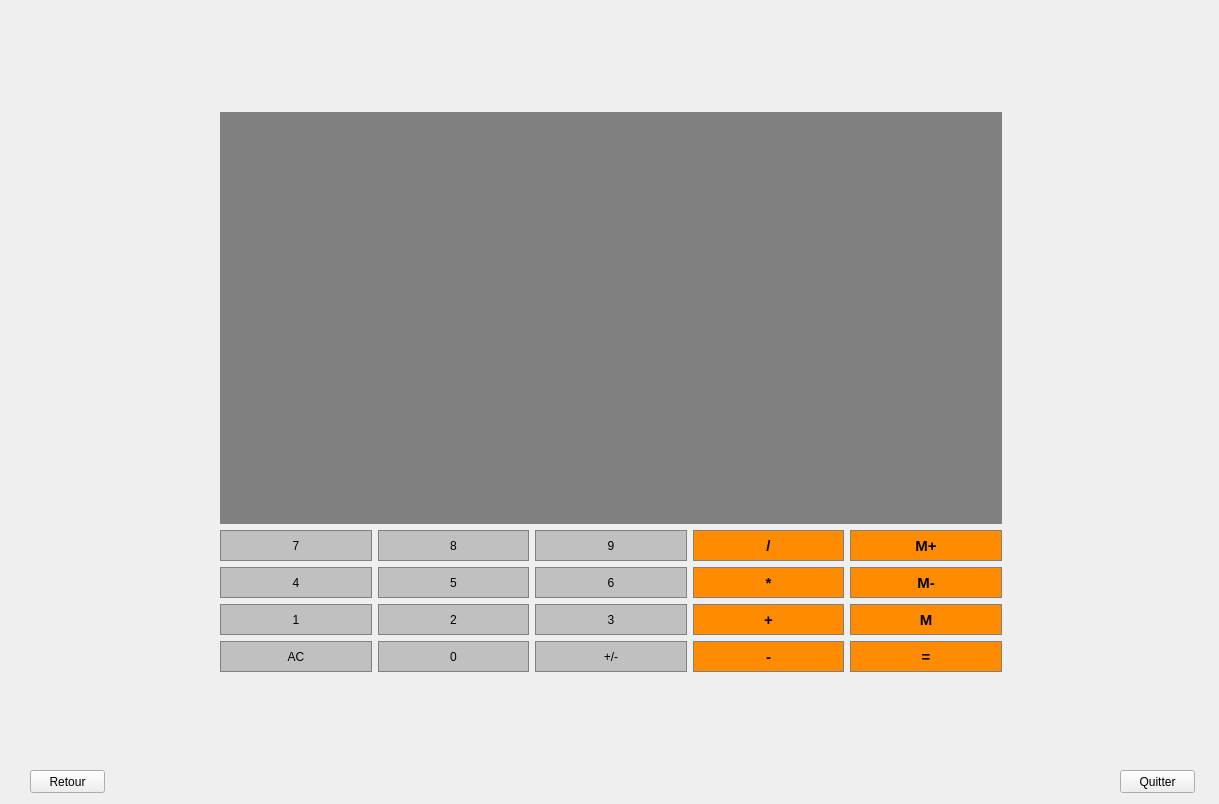
<?xml version="1.0" encoding="UTF-8"?>
<ui version="4.0">
 <class>calculator</class>
 <widget class="QDialog" name="calculator">
  <property name="geometry">
   <rect>
    <x>0</x>
    <y>0</y>
    <width>1219</width>
    <height>804</height>
   </rect>
  </property>
  <property name="windowTitle">
   <string>Dialog</string>
  </property>
  <widget class="QPushButton" name="Button3">
   <property name="geometry">
    <rect>
     <x>535</x>
     <y>604</y>
     <width>152</width>
     <height>31</height>
    </rect>
   </property>
   <property name="sizePolicy">
    <sizepolicy hsizetype="Preferred" vsizetype="Preferred">
     <horstretch>0</horstretch>
     <verstretch>0</verstretch>
    </sizepolicy>
   </property>
   <property name="styleSheet">
    <string notr="true">QPushButton {
     background-color: #C0C0C0; border: 1px solid gray;
	border-radius: 0px;
	padding: 5px;
}
QPushButton:pressed {
    background-color: #A9A9A9; border: 1px solid gray;
	border-radius: 0px;
	padding: 5px;
}
 </string>
   </property>
   <property name="text">
    <string>3</string>
   </property>
  </widget>
  <widget class="QPushButton" name="MemClear">
   <property name="geometry">
    <rect>
     <x>850</x>
     <y>567</y>
     <width>152</width>
     <height>31</height>
    </rect>
   </property>
   <property name="sizePolicy">
    <sizepolicy hsizetype="Preferred" vsizetype="Preferred">
     <horstretch>0</horstretch>
     <verstretch>0</verstretch>
    </sizepolicy>
   </property>
   <property name="font">
    <font>
     <pointsize>11</pointsize>
     <weight>75</weight>
     <bold>true</bold>
    </font>
   </property>
   <property name="styleSheet">
    <string notr="true">QPushButton {
     background-color: #FF8C00; border: 1px solid gray;
	border-radius: 0px;
	padding: 5px;
}
QPushButton:pressed {
    background-color: #A9A9A9; border: 1px solid gray;
	border-radius: 0px;
	padding: 5px;
}
 </string>
   </property>
   <property name="text">
    <string>M-</string>
   </property>
  </widget>
  <widget class="QPushButton" name="Button9">
   <property name="geometry">
    <rect>
     <x>535</x>
     <y>530</y>
     <width>152</width>
     <height>31</height>
    </rect>
   </property>
   <property name="sizePolicy">
    <sizepolicy hsizetype="Preferred" vsizetype="Preferred">
     <horstretch>0</horstretch>
     <verstretch>0</verstretch>
    </sizepolicy>
   </property>
   <property name="styleSheet">
    <string notr="true">QPushButton {
     background-color: #C0C0C0; border: 1px solid gray;
	border-radius: 0px;
	padding: 5px;
}
QPushButton:pressed {
    background-color: #A9A9A9; border: 1px solid gray;
	border-radius: 0px;
	padding: 5px;
}
 </string>
   </property>
   <property name="text">
    <string>9</string>
   </property>
  </widget>
  <widget class="QPushButton" name="ChangeSign">
   <property name="geometry">
    <rect>
     <x>535</x>
     <y>641</y>
     <width>152</width>
     <height>31</height>
    </rect>
   </property>
   <property name="sizePolicy">
    <sizepolicy hsizetype="Preferred" vsizetype="Preferred">
     <horstretch>0</horstretch>
     <verstretch>0</verstretch>
    </sizepolicy>
   </property>
   <property name="styleSheet">
    <string notr="true">QPushButton {
     background-color: #C0C0C0; border: 1px solid gray;
	border-radius: 0px;
	padding: 5px;
}
QPushButton:pressed {
    background-color: #A9A9A9; border: 1px solid gray;
	border-radius: 0px;
	padding: 5px;
}
 </string>
   </property>
   <property name="text">
    <string>+/-</string>
   </property>
  </widget>
  <widget class="QPushButton" name="Button2">
   <property name="geometry">
    <rect>
     <x>378</x>
     <y>604</y>
     <width>151</width>
     <height>31</height>
    </rect>
   </property>
   <property name="sizePolicy">
    <sizepolicy hsizetype="Preferred" vsizetype="Preferred">
     <horstretch>0</horstretch>
     <verstretch>0</verstretch>
    </sizepolicy>
   </property>
   <property name="styleSheet">
    <string notr="true">QPushButton {
     background-color: #C0C0C0; border: 1px solid gray;
	border-radius: 0px;
	padding: 5px;
}
QPushButton:pressed {
    background-color: #A9A9A9; border: 1px solid gray;
	border-radius: 0px;
	padding: 5px;
}
 </string>
   </property>
   <property name="text">
    <string>2</string>
   </property>
  </widget>
  <widget class="QPushButton" name="MemAdd">
   <property name="geometry">
    <rect>
     <x>850</x>
     <y>530</y>
     <width>152</width>
     <height>31</height>
    </rect>
   </property>
   <property name="sizePolicy">
    <sizepolicy hsizetype="Preferred" vsizetype="Preferred">
     <horstretch>0</horstretch>
     <verstretch>0</verstretch>
    </sizepolicy>
   </property>
   <property name="font">
    <font>
     <pointsize>11</pointsize>
     <weight>75</weight>
     <bold>true</bold>
    </font>
   </property>
   <property name="styleSheet">
    <string notr="true">QPushButton {
     background-color: #FF8C00; border: 1px solid gray;
	border-radius: 0px;
	padding: 5px;
}
QPushButton:pressed {
    background-color: #A9A9A9; border: 1px solid gray;
	border-radius: 0px;
	padding: 5px;
}
 </string>
   </property>
   <property name="text">
    <string>M+</string>
   </property>
  </widget>
  <widget class="QPushButton" name="Button5">
   <property name="geometry">
    <rect>
     <x>378</x>
     <y>567</y>
     <width>151</width>
     <height>31</height>
    </rect>
   </property>
   <property name="sizePolicy">
    <sizepolicy hsizetype="Preferred" vsizetype="Preferred">
     <horstretch>0</horstretch>
     <verstretch>0</verstretch>
    </sizepolicy>
   </property>
   <property name="styleSheet">
    <string notr="true">QPushButton {
     background-color: #C0C0C0; border: 1px solid gray;
	border-radius: 0px;
	padding: 5px;
}
QPushButton:pressed {
    background-color: #A9A9A9; border: 1px solid gray;
	border-radius: 0px;
	padding: 5px;
}
 </string>
   </property>
   <property name="text">
    <string>5</string>
   </property>
  </widget>
  <widget class="QPushButton" name="Add">
   <property name="geometry">
    <rect>
     <x>693</x>
     <y>604</y>
     <width>151</width>
     <height>31</height>
    </rect>
   </property>
   <property name="sizePolicy">
    <sizepolicy hsizetype="Preferred" vsizetype="Preferred">
     <horstretch>0</horstretch>
     <verstretch>0</verstretch>
    </sizepolicy>
   </property>
   <property name="font">
    <font>
     <pointsize>11</pointsize>
     <weight>75</weight>
     <bold>true</bold>
    </font>
   </property>
   <property name="styleSheet">
    <string notr="true">QPushButton {
     background-color: #FF8C00; border: 1px solid gray;
	border-radius: 0px;
	padding: 5px;
}
QPushButton:pressed {
    background-color: #A9A9A9; border: 1px solid gray;
	border-radius: 0px;
	padding: 5px;
}
 </string>
   </property>
   <property name="text">
    <string>+</string>
   </property>
  </widget>
  <widget class="QPushButton" name="Divide">
   <property name="geometry">
    <rect>
     <x>693</x>
     <y>530</y>
     <width>151</width>
     <height>31</height>
    </rect>
   </property>
   <property name="sizePolicy">
    <sizepolicy hsizetype="Preferred" vsizetype="Preferred">
     <horstretch>0</horstretch>
     <verstretch>0</verstretch>
    </sizepolicy>
   </property>
   <property name="font">
    <font>
     <pointsize>11</pointsize>
     <weight>75</weight>
     <bold>true</bold>
    </font>
   </property>
   <property name="styleSheet">
    <string notr="true">QPushButton {
     background-color: #FF8C00; border: 1px solid gray;
	border-radius: 0px;
	padding: 5px;
}
QPushButton:pressed {
    background-color: #A9A9A9; border: 1px solid gray;
	border-radius: 0px;
	padding: 5px;
}
 </string>
   </property>
   <property name="text">
    <string>/</string>
   </property>
  </widget>
  <widget class="QPushButton" name="Button6">
   <property name="geometry">
    <rect>
     <x>535</x>
     <y>567</y>
     <width>152</width>
     <height>31</height>
    </rect>
   </property>
   <property name="sizePolicy">
    <sizepolicy hsizetype="Preferred" vsizetype="Preferred">
     <horstretch>0</horstretch>
     <verstretch>0</verstretch>
    </sizepolicy>
   </property>
   <property name="styleSheet">
    <string notr="true">QPushButton {
     background-color: #C0C0C0; border: 1px solid gray;
	border-radius: 0px;
	padding: 5px;
}
QPushButton:pressed {
    background-color: #A9A9A9; border: 1px solid gray;
	border-radius: 0px;
	padding: 5px;
}
 </string>
   </property>
   <property name="text">
    <string>6</string>
   </property>
  </widget>
  <widget class="QPushButton" name="Subtract">
   <property name="geometry">
    <rect>
     <x>693</x>
     <y>641</y>
     <width>151</width>
     <height>31</height>
    </rect>
   </property>
   <property name="sizePolicy">
    <sizepolicy hsizetype="Preferred" vsizetype="Preferred">
     <horstretch>0</horstretch>
     <verstretch>0</verstretch>
    </sizepolicy>
   </property>
   <property name="font">
    <font>
     <pointsize>11</pointsize>
     <weight>75</weight>
     <bold>true</bold>
    </font>
   </property>
   <property name="styleSheet">
    <string notr="true">QPushButton {
     background-color: #FF8C00; border: 1px solid gray;
	border-radius: 0px;
	padding: 5px;
}
QPushButton:pressed {
    background-color: #A9A9A9; border: 1px solid gray;
	border-radius: 0px;
	padding: 5px;
}
 </string>
   </property>
   <property name="text">
    <string>-</string>
   </property>
  </widget>
  <widget class="QPushButton" name="MemGet">
   <property name="geometry">
    <rect>
     <x>850</x>
     <y>604</y>
     <width>152</width>
     <height>31</height>
    </rect>
   </property>
   <property name="sizePolicy">
    <sizepolicy hsizetype="Preferred" vsizetype="Preferred">
     <horstretch>0</horstretch>
     <verstretch>0</verstretch>
    </sizepolicy>
   </property>
   <property name="font">
    <font>
     <pointsize>11</pointsize>
     <weight>75</weight>
     <bold>true</bold>
    </font>
   </property>
   <property name="styleSheet">
    <string notr="true">QPushButton {
     background-color: #FF8C00; border: 1px solid gray;
	border-radius: 0px;
	padding: 5px;
}
QPushButton:pressed {
    background-color: #A9A9A9; border: 1px solid gray;
	border-radius: 0px;
	padding: 5px;
}
 </string>
   </property>
   <property name="text">
    <string>M</string>
   </property>
  </widget>
  <widget class="QPushButton" name="Multiply">
   <property name="geometry">
    <rect>
     <x>693</x>
     <y>567</y>
     <width>151</width>
     <height>31</height>
    </rect>
   </property>
   <property name="sizePolicy">
    <sizepolicy hsizetype="Preferred" vsizetype="Preferred">
     <horstretch>0</horstretch>
     <verstretch>0</verstretch>
    </sizepolicy>
   </property>
   <property name="font">
    <font>
     <pointsize>11</pointsize>
     <weight>75</weight>
     <bold>true</bold>
    </font>
   </property>
   <property name="styleSheet">
    <string notr="true">QPushButton {
     background-color: #FF8C00; border: 1px solid gray;
	border-radius: 0px;
	padding: 5px;
}
QPushButton:pressed {
    background-color: #A9A9A9; border: 1px solid gray;
	border-radius: 0px;
	padding: 5px;
}
 </string>
   </property>
   <property name="text">
    <string>*</string>
   </property>
  </widget>
  <widget class="QPushButton" name="Button0">
   <property name="geometry">
    <rect>
     <x>378</x>
     <y>641</y>
     <width>151</width>
     <height>31</height>
    </rect>
   </property>
   <property name="sizePolicy">
    <sizepolicy hsizetype="Preferred" vsizetype="Preferred">
     <horstretch>0</horstretch>
     <verstretch>0</verstretch>
    </sizepolicy>
   </property>
   <property name="styleSheet">
    <string notr="true">QPushButton {
     background-color: #C0C0C0; border: 1px solid gray;
	border-radius: 0px;
	padding: 5px;
}
QPushButton:pressed {
    background-color: #A9A9A9; border: 1px solid gray;
	border-radius: 0px;
	padding: 5px;
}
 </string>
   </property>
   <property name="text">
    <string>0</string>
   </property>
  </widget>
  <widget class="QPushButton" name="Clear">
   <property name="geometry">
    <rect>
     <x>220</x>
     <y>641</y>
     <width>152</width>
     <height>31</height>
    </rect>
   </property>
   <property name="sizePolicy">
    <sizepolicy hsizetype="Preferred" vsizetype="Preferred">
     <horstretch>0</horstretch>
     <verstretch>0</verstretch>
    </sizepolicy>
   </property>
   <property name="styleSheet">
    <string notr="true">QPushButton {
     background-color: #C0C0C0; border: 1px solid gray;
	border-radius: 0px;
	padding: 5px;
}
QPushButton:pressed {
    background-color: #A9A9A9; border: 1px solid gray;
	border-radius: 0px;
	padding: 5px;
}
 </string>
   </property>
   <property name="text">
    <string>AC</string>
   </property>
  </widget>
  <widget class="QLineEdit" name="Display">
   <property name="geometry">
    <rect>
     <x>220</x>
     <y>112</y>
     <width>782</width>
     <height>412</height>
    </rect>
   </property>
   <property name="sizePolicy">
    <sizepolicy hsizetype="Preferred" vsizetype="Expanding">
     <horstretch>0</horstretch>
     <verstretch>0</verstretch>
    </sizepolicy>
   </property>
   <property name="font">
    <font>
     <family>Microsoft PhagsPa</family>
     <pointsize>20</pointsize>
     <weight>50</weight>
     <bold>false</bold>
    </font>
   </property>
   <property name="styleSheet">
    <string notr="true">QLineEdit {
     background-color: gray; border: 1px solid gray;
	color: #ffffff;}</string>
   </property>
   <property name="text">
    <string/>
   </property>
   <property name="alignment">
    <set>Qt::AlignRight|Qt::AlignTrailing|Qt::AlignVCenter</set>
   </property>
  </widget>
  <widget class="QPushButton" name="Button8">
   <property name="geometry">
    <rect>
     <x>378</x>
     <y>530</y>
     <width>151</width>
     <height>31</height>
    </rect>
   </property>
   <property name="sizePolicy">
    <sizepolicy hsizetype="Preferred" vsizetype="Preferred">
     <horstretch>0</horstretch>
     <verstretch>0</verstretch>
    </sizepolicy>
   </property>
   <property name="styleSheet">
    <string notr="true">QPushButton {
     background-color: #C0C0C0; border: 1px solid gray;
	border-radius: 0px;
	padding: 5px;
}
QPushButton:pressed {
    background-color: #A9A9A9; border: 1px solid gray;
	border-radius: 0px;
	padding: 5px;
}
 </string>
   </property>
   <property name="text">
    <string>8</string>
   </property>
  </widget>
  <widget class="QPushButton" name="Equals">
   <property name="geometry">
    <rect>
     <x>850</x>
     <y>641</y>
     <width>152</width>
     <height>31</height>
    </rect>
   </property>
   <property name="sizePolicy">
    <sizepolicy hsizetype="Preferred" vsizetype="Preferred">
     <horstretch>0</horstretch>
     <verstretch>0</verstretch>
    </sizepolicy>
   </property>
   <property name="font">
    <font>
     <pointsize>11</pointsize>
     <weight>75</weight>
     <bold>true</bold>
    </font>
   </property>
   <property name="styleSheet">
    <string notr="true">QPushButton {
     background-color: #FF8C00; border: 1px solid gray;
	border-radius: 0px;
	padding: 5px;
}
QPushButton:pressed {
    background-color: #A9A9A9; border: 1px solid gray;
	border-radius: 0px;
	padding: 5px;
}
 </string>
   </property>
   <property name="text">
    <string>=</string>
   </property>
  </widget>
  <widget class="QPushButton" name="Button4">
   <property name="geometry">
    <rect>
     <x>220</x>
     <y>567</y>
     <width>152</width>
     <height>31</height>
    </rect>
   </property>
   <property name="sizePolicy">
    <sizepolicy hsizetype="Preferred" vsizetype="Preferred">
     <horstretch>0</horstretch>
     <verstretch>0</verstretch>
    </sizepolicy>
   </property>
   <property name="styleSheet">
    <string notr="true">QPushButton {
     background-color: #C0C0C0; border: 1px solid gray;
	border-radius: 0px;
	padding: 5px;
}
QPushButton:pressed {
    background-color: #A9A9A9; border: 1px solid gray;
	border-radius: 0px;
	padding: 5px;
}
 </string>
   </property>
   <property name="text">
    <string>4</string>
   </property>
  </widget>
  <widget class="QPushButton" name="Button1">
   <property name="geometry">
    <rect>
     <x>220</x>
     <y>604</y>
     <width>152</width>
     <height>31</height>
    </rect>
   </property>
   <property name="sizePolicy">
    <sizepolicy hsizetype="Preferred" vsizetype="Preferred">
     <horstretch>0</horstretch>
     <verstretch>0</verstretch>
    </sizepolicy>
   </property>
   <property name="styleSheet">
    <string notr="true">QPushButton {
     background-color: #C0C0C0; border: 1px solid gray;
	border-radius: 0px;
	padding: 5px;
}
QPushButton:pressed {
    background-color: #A9A9A9; border: 1px solid gray;
	border-radius: 0px;
	padding: 5px;
}
 </string>
   </property>
   <property name="text">
    <string>1</string>
   </property>
  </widget>
  <widget class="QPushButton" name="Button7">
   <property name="geometry">
    <rect>
     <x>220</x>
     <y>530</y>
     <width>152</width>
     <height>31</height>
    </rect>
   </property>
   <property name="sizePolicy">
    <sizepolicy hsizetype="Preferred" vsizetype="Preferred">
     <horstretch>0</horstretch>
     <verstretch>0</verstretch>
    </sizepolicy>
   </property>
   <property name="styleSheet">
    <string notr="true">QPushButton {
     background-color: #C0C0C0; border: 1px solid gray;
	border-radius: 0px;
	padding: 5px;
}
QPushButton:pressed {
    background-color: #A9A9A9; border: 1px solid gray;
	border-radius: 0px;
	padding: 5px;
}
 </string>
   </property>
   <property name="text">
    <string>7</string>
   </property>
  </widget>
  <widget class="QPushButton" name="pushButton_r">
   <property name="geometry">
    <rect>
     <x>30</x>
     <y>770</y>
     <width>75</width>
     <height>23</height>
    </rect>
   </property>
   <property name="styleSheet">
    <string notr="true">QPushButton::hover
{
	background-color: qlineargradient(spread:pad, x1:0, y1:0.511, x2:1, y2:0.511, stop:0 rgba(0, 207, 179, 255),stop:1 rgb(108, 135, 255));

}</string>
   </property>
   <property name="text">
    <string>Retour</string>
   </property>
  </widget>
  <widget class="QLabel" name="label_ph">
   <property name="geometry">
    <rect>
     <x>0</x>
     <y>10</y>
     <width>1221</width>
     <height>801</height>
    </rect>
   </property>
   <property name="text">
    <string/>
   </property>
  </widget>
  <widget class="QPushButton" name="pushButton_Q">
   <property name="geometry">
    <rect>
     <x>1120</x>
     <y>770</y>
     <width>75</width>
     <height>23</height>
    </rect>
   </property>
   <property name="styleSheet">
    <string notr="true">QPushButton::hover
{
	background-color: qlineargradient(spread:pad, x1:0, y1:0.511, x2:1, y2:0.511, stop:0 rgba(0, 207, 179, 255),stop:1 rgb(108, 135, 255));

}</string>
   </property>
   <property name="text">
    <string>Quitter</string>
   </property>
  </widget>
  <zorder>label_ph</zorder>
  <zorder>Button3</zorder>
  <zorder>MemClear</zorder>
  <zorder>Button9</zorder>
  <zorder>ChangeSign</zorder>
  <zorder>Button2</zorder>
  <zorder>MemAdd</zorder>
  <zorder>Button5</zorder>
  <zorder>Add</zorder>
  <zorder>Divide</zorder>
  <zorder>Button6</zorder>
  <zorder>Subtract</zorder>
  <zorder>MemGet</zorder>
  <zorder>Multiply</zorder>
  <zorder>Button0</zorder>
  <zorder>Clear</zorder>
  <zorder>Display</zorder>
  <zorder>Button8</zorder>
  <zorder>Equals</zorder>
  <zorder>Button4</zorder>
  <zorder>Button1</zorder>
  <zorder>Button7</zorder>
  <zorder>pushButton_r</zorder>
  <zorder>pushButton_Q</zorder>
 </widget>
 <resources/>
 <connections/>
</ui>
